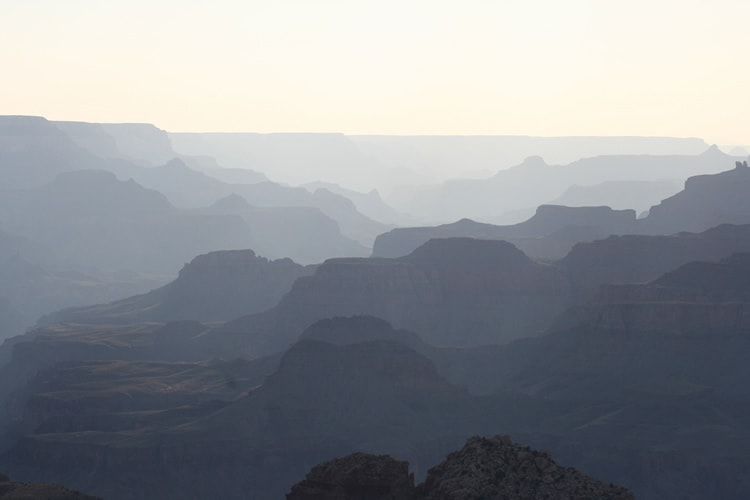
#> input picture example/dark-channel-prior-dehazing/img/canon7.jpg, 750 x 500 px
$ python main.py --input 0
#> lines starting #> are read from the running program, lines starting #| are printed output that depends on the picture
### example/dark-channel-prior-dehazing/src/util.py
#!/usr/bin/env python
# -*- coding: utf-8 -*-

import os
import numpy as np

from PIL import Image

SRC_DIR = 'img'
DEST_DIR = 'result'
IMG_NAMES = ("canon7.jpg", "cones.jpg", "flag.jpg", "forest.jpg",
             "house-input.png", "IMG_8763.jpg", "IMG_8766.jpg",
             "ny12_photo.jpg", "ny17_photo.jpg", "pumpkins.jpg",
             "stadium1.jpg", "swan.jpg", "tiananmen1.png",
             "toys.jpg", "yellowmountain.jpg")

def get_filenames():
    """Return list of tuples for source and template destination
       filenames(absolute filepath)."""
    file_dir = os.path.dirname(os.path.realpath(__file__))
    parent_dir, _ = os.path.split(file_dir)
    src_path = os.path.join(parent_dir, SRC_DIR)
    dest_path = os.path.join(parent_dir, DEST_DIR)
    filenames = []
    for name in IMG_NAMES:
        base, ext = os.path.splitext(name)
        tempname = base + '-%s' + ext
        filenames.append((os.path.join(src_path, name),
                          os.path.join(dest_path, tempname)))
    return filenames

### example/dark-channel-prior-dehazing/src/dehaze.py
#!/usr/bin/env python
# -*- coding: utf-8 -*-

"""Implementation for Single Image Haze Removal Using Dark Channel Prior.

Reference:
http://research.microsoft.com/en-us/um/people/kahe/cvpr09/
http://research.microsoft.com/en-us/um/people/kahe/eccv10/
"""

import numpy as np
from PIL import Image

from guidedfilter import guided_filter

R, G, B = 0, 1, 2  # index for convenience
L = 256  # color depth


def get_dark_channel(I, w):
    """Get the dark channel prior in the (RGB) image data.

    Parameters
    -----------
    I:  an M * N * 3 numpy array containing data ([0, L-1]) in the image where
        M is the height, N is the width, 3 represents R/G/B channels.
    w:  window size

    Return
    -----------
    An M * N array for the dark channel prior ([0, L-1]).
    """
    M, N, _ = I.shape
    padded = np.pad(I, ((w // 2, w // 2), (w // 2, w // 2), (0, 0)), 'edge')
    darkch = np.zeros((M, N))
    for i, j in np.ndindex(darkch.shape):
        darkch[i, j] = np.min(padded[i:i + w, j:j + w, :])  # CVPR09, eq.5
    return darkch


def get_atmosphere(I, darkch, p):
    """Get the atmosphere light in the (RGB) image data.

    Parameters
    -----------
    I:      the M * N * 3 RGB image data ([0, L-1]) as numpy array
    darkch: the dark channel prior of the image as an M * N numpy array
    p:      percentage of pixels for estimating the atmosphere light

    Return
    -----------
    A 3-element array containing atmosphere light ([0, L-1]) for each channel
    """
    # reference CVPR09, 4.4
    M, N = darkch.shape
    flatI = I.reshape(M * N, 3)
    flatdark = darkch.ravel()
    searchidx = (-flatdark).argsort()[:int(M * N * p)]  # find top M * N * p indexes
    print('atmosphere light region:', [(i / N, i % N) for i in searchidx])

    # return the highest intensity for each channel
    return np.max(flatI.take(searchidx, axis=0), axis=0)


def get_transmission(I, A, darkch, omega, w):
    """Get the transmission esitmate in the (RGB) image data.

    Parameters
    -----------
    I:       the M * N * 3 RGB image data ([0, L-1]) as numpy array
    A:       a 3-element array containing atmosphere light
             ([0, L-1]) for each channel
    darkch:  the dark channel prior of the image as an M * N numpy array
    omega:   bias for the estimate
    w:       window size for the estimate

    Return
    -----------
    An M * N array containing the transmission rate ([0.0, 1.0])
    """
    return 1 - omega * get_dark_channel(I / A, w)  # CVPR09, eq.12


def dehaze_raw(I, tmin=0.2, Amax=220, w=15, p=0.0001,
               omega=0.95, guided=True, r=40, eps=1e-3):
    """Get the dark channel prior, atmosphere light, transmission rate
       and refined transmission rate for raw RGB image data.

    Parameters
    -----------
    I:      M * N * 3 data as numpy array for the hazy image
    tmin:   threshold of transmission rate
    Amax:   threshold of atmosphere light
    w:      window size of the dark channel prior
    p:      percentage of pixels for estimating the atmosphere light
    omega:  bias for the transmission estimate

    guided: whether to use the guided filter to fine the image
    r:      the radius of the guidance
    eps:    epsilon for the guided filter

    Return
    -----------
    (Idark, A, rawt, refinedt) if guided=False, then rawt == refinedt
    """
    m, n, _ = I.shape
    Idark = get_dark_channel(I, w)

    A = get_atmosphere(I, Idark, p)
    A = np.minimum(A, Amax)  # threshold A
    print('atmosphere', A)

    rawt = get_transmission(I, A, Idark, omega, w)
    print('raw transmission rate')
    print('between [%.4f, %.4f]' % (rawt.min(), rawt.max()))

    rawt = refinedt = np.maximum(rawt, tmin)  # threshold t
    if guided:
        normI = (I - I.min()) / (I.max() - I.min())  # normalize I
        refinedt = guided_filter(normI, refinedt, r, eps)

    print('refined transmission rate')
    print('between [%.4f, %.4f]' % (refinedt.min(), refinedt.max()))

    return Idark, A, rawt, refinedt


def get_radiance(I, A, t):
    """Recover the radiance from raw image data with atmosphere light
       and transmission rate estimate.

    Parameters
    ----------
    I:      M * N * 3 data as numpy array for the hazy image
    A:      a 3-element array containing atmosphere light
            ([0, L-1]) for each channel
    t:      estimate fothe transmission rate

    Return
    ----------
    M * N * 3 numpy array for the recovered radiance
    """
    tiledt = np.zeros_like(I)  # tiled to M * N * 3
    tiledt[:, :, R] = tiledt[:, :, G] = tiledt[:, :, B] = t
    return (I - A) / tiledt + A  # CVPR09, eq.16


def dehaze(im, tmin=0.2, Amax=220, w=15, p=0.0001,
           omega=0.95, guided=True, r=40, eps=1e-3):
    """Dehaze the given RGB image.

    Parameters
    ----------
    im:     the Image object of the RGB image
    guided: refine the dehazing with guided filter or not
    other parameters are the same as `dehaze_raw`

    Return
    ----------
    (dark, rawt, refinedt, rawrad, rerad)
    Images for dark channel prior, raw transmission estimate,
    refiend transmission estimate, recovered radiance with raw t,
    recovered radiance with refined t.
    """
    I = np.asarray(im, dtype=np.float64)
    Idark, A, rawt, refinedt = dehaze_raw(I, tmin, Amax, w, p,
                                          omega, guided, r, eps)
    white = np.full_like(Idark, L - 1)

    def to_img(raw):
        # threshold to [0, L-1]
        cut = np.maximum(np.minimum(raw, L - 1), 0).astype(np.uint8)

        if len(raw.shape) == 3:
            print('Range for each channel:')
            for ch in range(3):
                print('[%.2f, %.2f]' % (raw[:, :, ch].max(), raw[:, :, ch].min()))
            return Image.fromarray(cut)
        else:
            return Image.fromarray(cut)

    return [to_img(raw) for raw in (Idark, white * rawt, white * refinedt,
                                    get_radiance(I, A, rawt),
                                    get_radiance(I, A, refinedt))]

### example/dark-channel-prior-dehazing/src/guidedfilter.py
#!/usr/bin/env python
# -*- coding: utf-8 -*-

"""Implementation for Guided Image Filtering

Reference:
http://research.microsoft.com/en-us/um/people/kahe/eccv10/
"""

from collections import defaultdict
from itertools import combinations_with_replacement

import numpy as np
from numpy.linalg import inv

R, G, B = 0, 1, 2  # index for convenience


def boxfilter(I, r):
    """Fast box filter implementation.

    Parameters
    ----------
    I:  a single channel/gray image data normalized to [0.0, 1.0]
    r:  window radius

    Return
    -----------
    The filtered image data.
    """
    M, N = I.shape
    dest = np.zeros((M, N))

    # cumulative sum over Y axis
    sumY = np.cumsum(I, axis=0)
    # difference over Y axis
    dest[:r + 1] = sumY[r: 2 * r + 1]
    dest[r + 1:M - r] = sumY[2 * r + 1:] - sumY[:M - 2 * r - 1]
    dest[-r:] = np.tile(sumY[-1], (r, 1)) - sumY[M - 2 * r - 1:M - r - 1]

    # cumulative sum over X axis
    sumX = np.cumsum(dest, axis=1)
    # difference over Y axis
    dest[:, :r + 1] = sumX[:, r:2 * r + 1]
    dest[:, r + 1:N - r] = sumX[:, 2 * r + 1:] - sumX[:, :N - 2 * r - 1]
    dest[:, -r:] = np.tile(sumX[:, -1][:, None], (1, r)) - \
                   sumX[:, N - 2 * r - 1:N - r - 1]

    return dest


def guided_filter(I, p, r=40, eps=1e-3):
    """Refine a filter under the guidance of another (RGB) image.

    Parameters
    -----------
    I:   an M * N * 3 RGB image for guidance.
    p:   the M * N filter to be guided
    r:   the radius of the guidance
    eps: epsilon for the guided filter

    Return
    -----------
    The guided filter.
    """
    M, N = p.shape
    base = boxfilter(np.ones((M, N)), r)

    # each channel of I filtered with the mean filter
    means = [boxfilter(I[:, :, i], r) / base for i in range(3)]
    # p filtered with the mean filter
    mean_p = boxfilter(p, r) / base
    # filter I with p then filter it with the mean filter
    means_IP = [boxfilter(I[:, :, i] * p, r) / base for i in range(3)]
    # covariance of (I, p) in each local patch
    covIP = [means_IP[i] - means[i] * mean_p for i in range(3)]

    # variance of I in each local patch: the matrix Sigma in ECCV10 eq.14
    var = defaultdict(dict)
    for i, j in combinations_with_replacement(range(3), 2):
        var[i][j] = boxfilter(
            I[:, :, i] * I[:, :, j], r) / base - means[i] * means[j]

    a = np.zeros((M, N, 3))
    for y, x in np.ndindex(M, N):
        #         rr, rg, rb
        # Sigma = rg, gg, gb
        #         rb, gb, bb
        Sigma = np.array([[var[R][R][y, x], var[R][G][y, x], var[R][B][y, x]],
                          [var[R][G][y, x], var[G][G][y, x], var[G][B][y, x]],
                          [var[R][B][y, x], var[G][B][y, x], var[B][B][y, x]]])
        cov = np.array([c[y, x] for c in covIP])
        a[y, x] = np.dot(cov, inv(Sigma + eps * np.eye(3)))  # eq 14

    # ECCV10 eq.15
    b = mean_p - a[:, :, R] * means[R] - \
        a[:, :, G] * means[G] - a[:, :, B] * means[B]

    # ECCV10 eq.16
    q = (boxfilter(a[:, :, R], r) * I[:, :, R] + boxfilter(a[:, :, G], r) *
         I[:, :, G] + boxfilter(a[:, :, B], r) * I[:, :, B] + boxfilter(b, r)) / base

    return q

### example/dark-channel-prior-dehazing/src/main.py
#!/usr/bin/env python
# -*- coding: utf-8 -*-

import argparse
from functools import partial

from PIL import Image
from dehaze import dehaze
from util import get_filenames

SP_IDX = (5, 6, 8, 12)  # for testing parameters
SP_PARAMS = ({'tmin': 0.2, 'Amax': 170, 'w': 15, 'r': 40},
             {'tmin': 0.5, 'Amax': 190, 'w': 15, 'r': 40},
             {'tmin': 0.5, 'Amax': 220, 'w': 15, 'r': 40})


def generate_results(src, dest, generator):
    print('processing', src + '...')
    im = Image.open(src)
    dark, rawt, refinedt, rawrad, rerad = generator(im)
    dark.save(dest % 'dark')
    rawt.save(dest % 'rawt')
    refinedt.save(dest % 'refinedt')
    rawrad.save(dest % 'radiance-rawt')
    rerad.save(dest % 'radiance-refinedt')
    print('saved', dest)


def main():
    filenames = get_filenames()
    parser = argparse.ArgumentParser()
    parser.add_argument("-i", "--input", type=int,
                        choices=range(len(filenames)),
                        help="index for single input image")
    parser.add_argument("-t", "--tmin", type=float, default=0.2,
                        help="minimum transmission rate")
    parser.add_argument("-A", "--Amax", type=int, default=220,
                        help="maximum atmosphere light")
    parser.add_argument("-w", "--window", type=int, default=15,
                        help="window size of dark channel")
    parser.add_argument("-r", "--radius", type=int, default=40,
                        help="radius of guided filter")

    args = parser.parse_args()

    if args.input is not None:
        src, dest = filenames[args.input]
        dest = dest.replace("%s", "%s-%d-%d-%d-%d" % ("%s", args.tmin * 100, args.Amax,
                                                      args.window, args.radius))
        generate_results(src, dest, partial(dehaze, tmin=args.tmin, Amax=args.Amax,
                                            w=args.window, r=args.radius))
#> in generate_results, im is the input picture: PIL image 750x500 RGB; mean R, G, B 142, 145.7, 150.5
#> after the loop in get_dark_channel, `for i, j in np.ndindex(darkch.shape):`:
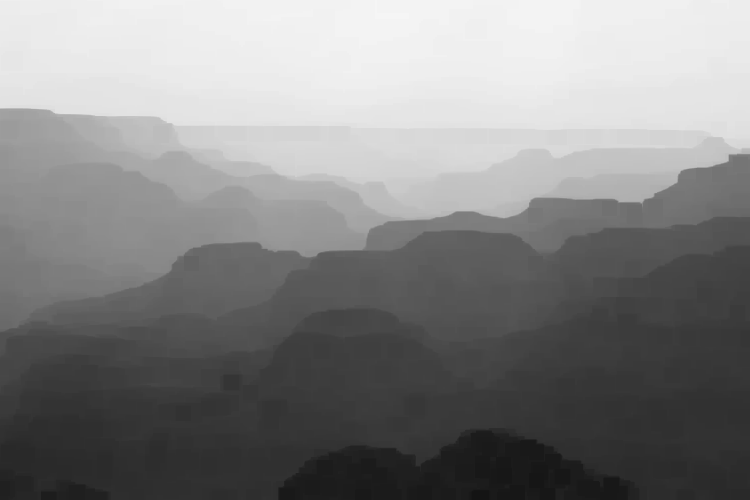
#> darkch: shape (500, 750) float64; min 20, max 245, mean 131.9
#> in get_atmosphere, `searchidx = (-flatdark).argsort()[:int(M * N * p)]`: searchidx = 37 values, max 13908 at index 7, min 7125 at index 12, mean 10707.1
#> (printed output is left out)
#> in dehaze_raw, `A = get_atmosphere(I, Idark, p)`: A = [251, 250, 245]
#> in dehaze_raw, `A = np.minimum(A, Amax)`: A = [220, 220, 220]
#| atmosphere [220. 220. 220.]
#| between [-0.0580, 0.9136]
#> in boxfilter, `sumY = np.cumsum(I, axis=0)`: I: shape (500, 750) float64; every value is 1
#> in boxfilter, `dest[:, -r:] = np.tile(sumX[:, -1][:, None], (1, r)) - \ sumX[:, N - 2..`: dest: shape (500, 750) float64; min 1681, max 6561, mean 6125.4
#> in boxfilter (call 2), `dest[-r:] = np.tile(sumY[-1], (r, 1)) - sumY[M - 2 * r - 1:M - r - 1]`: dest: shape (500, 750) float64; min 2.34, max 80.86, mean 40.3
#> in boxfilter (call 2), `dest[:, :r + 1] = sumX[:, r:2 * r + 1]`: dest: shape (500, 750) float64; min 2.34, max 6509.4, mean 168.1
#> in boxfilter (call 3), `dest[-r:] = np.tile(sumY[-1], (r, 1)) - sumY[M - 2 * r - 1:M - r - 1]`: dest: shape (500, 750) float64; min 2.19, max 79.44, mean 41.5
#> call 4 of boxfilter, with r = 40
#> in boxfilter (call 4), `dest[:, -r:] = np.tile(sumX[:, -1][:, None], (1, r)) - \ sumX[:, N - 2..`:
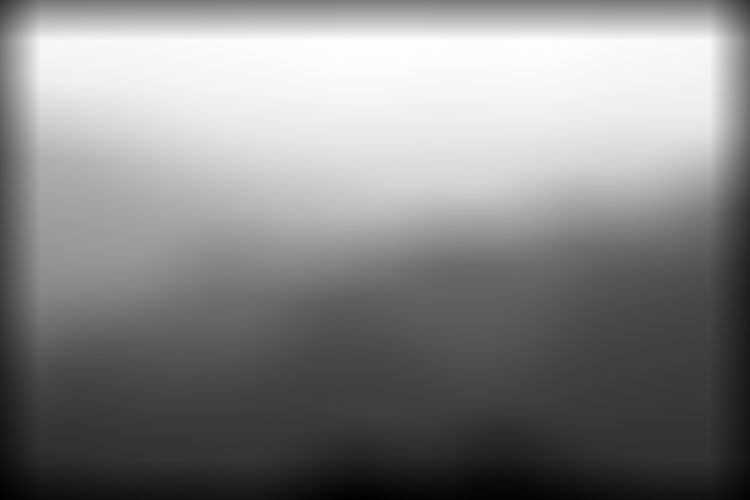
#> dest: shape (500, 750) float64; min 282.7, max 6208.8, mean 3406.6; drawn with min black and max white
#> in guided_filter, `means = [boxfilter(I[:, :, i], r) / base for i in range(3)]`: means = 3 items
#> in boxfilter (call 5), `sumY = np.cumsum(I, axis=0)`:
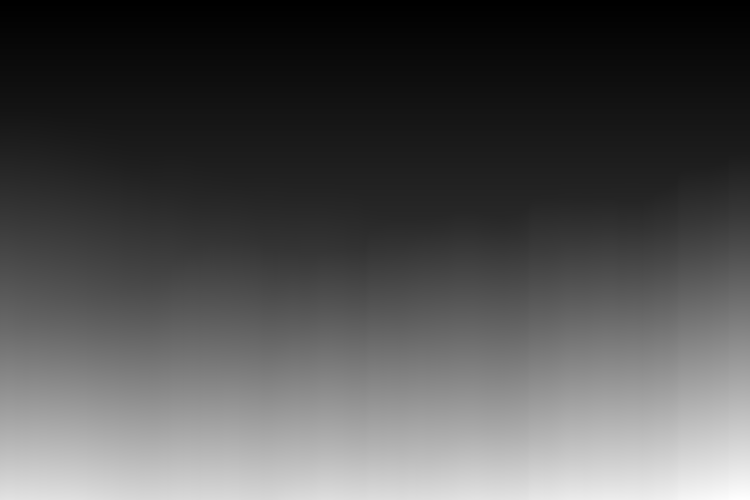
#> sumY: shape (500, 750) float64; min 0.2, max 276.6, mean 88.5; drawn with min black and max white
#> in boxfilter (call 5), `dest[-r:] = np.tile(sumY[-1], (r, 1)) - sumY[M - 2 * r - 1:M - r - 1]`: dest: shape (500, 750) float64; min 8.2, max 70.8, mean 38.1
#> in boxfilter (call 5), `sumX = np.cumsum(dest, axis=1)`:
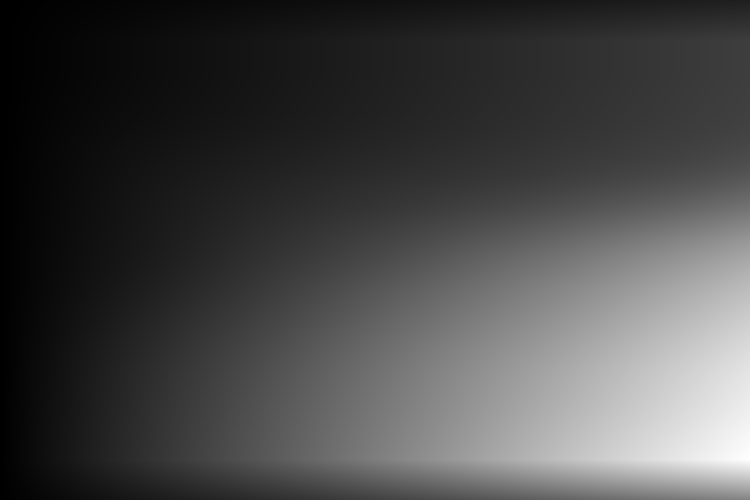
#> sumX: shape (500, 750) float64; min 8.2, max 49691.8, mean 14006.4; drawn with min black and max white
#> in boxfilter (call 5), `dest[:, :r + 1] = sumX[:, r:2 * r + 1]`:
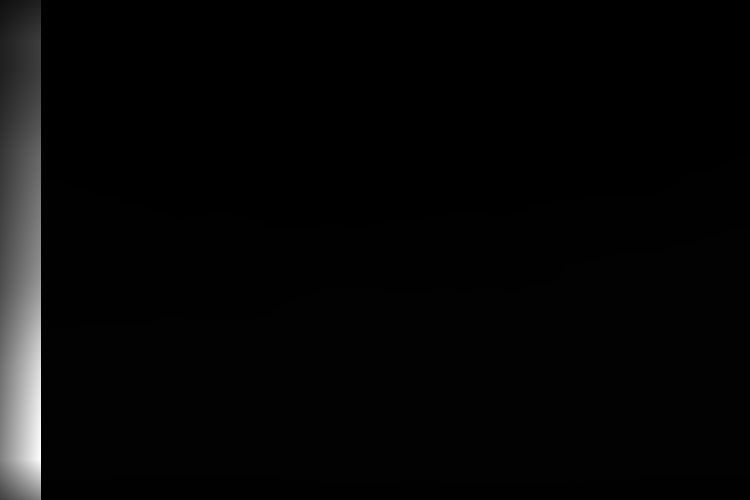
#> dest: shape (500, 750) float64; min 8.2, max 5377.8, mean 162.4; drawn with min black and max white
#> in boxfilter (call 5), `dest[:, -r:] = np.tile(sumX[:, -1][:, None], (1, r)) - \ sumX[:, N - 2..`:
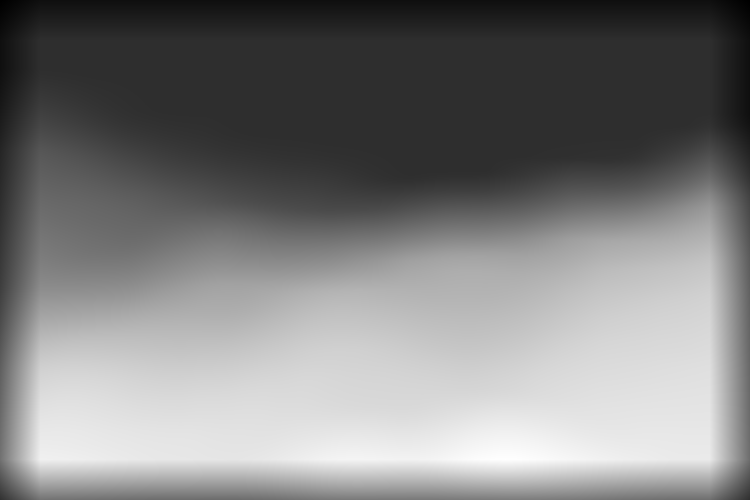
#> dest: shape (500, 750) float64; min 336.2, max 5682.6, mean 2999; drawn with min black and max white
#> in boxfilter (call 6), `sumY = np.cumsum(I, axis=0)`:
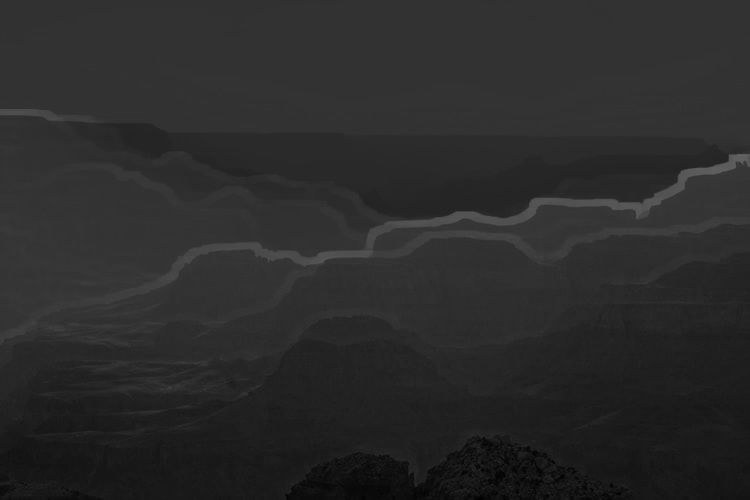
#> I: shape (500, 750) float64; min 0, max 0.393, mean 0.17
#> the loop in guided_filter, `for y, x in np.ndindex(M, N):` made 375000 passes
#> cov on passes 1 to 3: [0, 3.33e-16, 2.78e-17], [-2.78e-17, 3.33e-16, 2.78e-17], [-5.55e-17, 3.61e-16, 0]
#| between [0.1795, 0.9226]
#> in dehaze, `Idark, A, rawt, refinedt = dehaze_raw(I, tmin, Amax, w, p, omega, guid..`: A = [220, 220, 220]
    else:
        for idx in SP_IDX:
            src, dest = filenames[idx]
            for param in SP_PARAMS:
                newdest = dest.replace("%s", "%s-%d-%d-%d-%d" % ("%s", param['tmin'] * 100,
                                                                 param['Amax'], param['w'],
                                                                 param['r']))
                generate_results(src, newdest, partial(dehaze, **param))

        for src, dest in filenames:
            generate_results(src, dest, dehaze)


if __name__ == '__main__':
    main()
